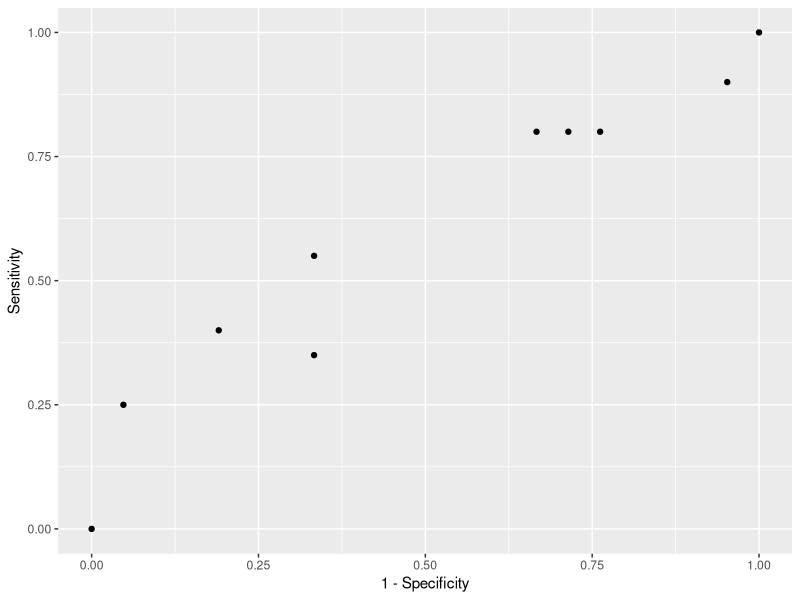
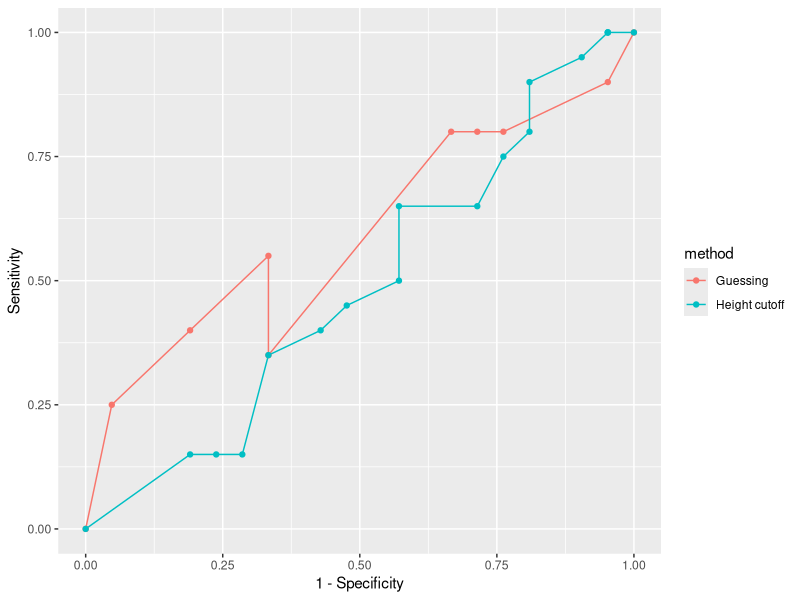
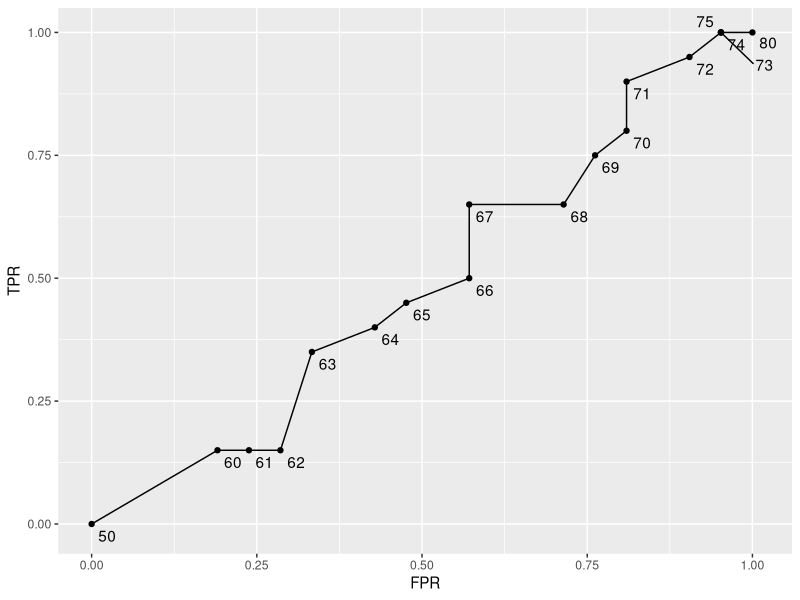
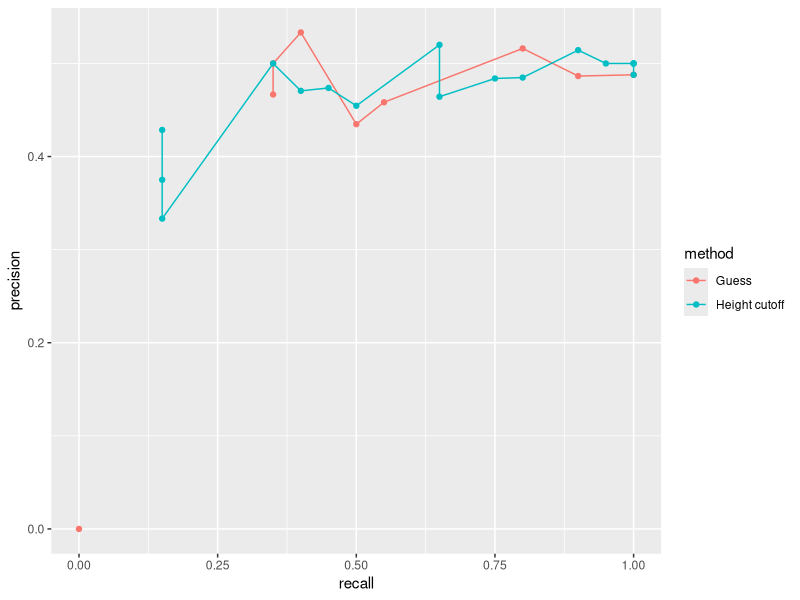
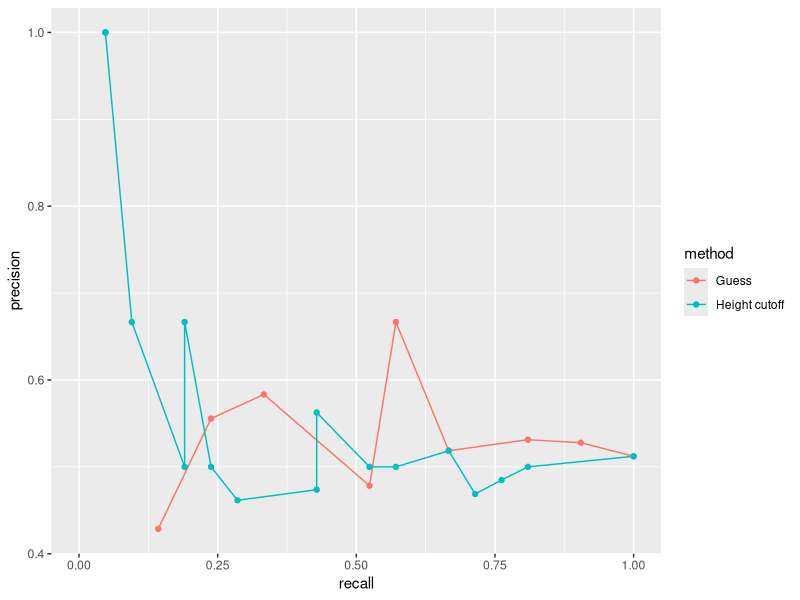

Reproduce these figures in R, in order.
# ==============================
# Load libraries
# ==============================
library(dplyr)     # %>% , bind_rows
library(purrr)     # map_df
library(ggplot2)   # qplot, ggplot
library(caret)     # sensitivity, specificity, posPredValue
library(ggrepel)   # geom_text_repel

# ==============================
# Contoh data (ganti dengan data kamu)
# ==============================
set.seed(123)
dataset <- data.frame(
  sex = sample(c("Male", "Female"), 200, replace = TRUE),
  height = rnorm(200, mean = 65, sd = 4)
)

# Jadikan factor dengan level konsisten
dataset$sex <- factor(dataset$sex, levels = c("Female", "Male"))

# Split train-test
set.seed(1)
test_index <- createDataPartition(dataset$sex, times = 1, p = 0.2, list = FALSE)
test_set <- dataset[test_index, ]

# ==============================
# 1. Random guessing example
# ==============================
p <- 0.9
n <- length(test_index)
y_hat <- sample(c("Male", "Female"), n, replace = TRUE, prob=c(p, 1-p)) %>% 
  factor(levels = levels(test_set$sex))
mean(y_hat == test_set$sex)

# ROC curve
probs <- seq(0, 1, length.out = 10)
guessing <- map_df(probs, function(p){
  y_hat <- 
    sample(c("Male", "Female"), n, replace = TRUE, prob=c(p, 1-p)) %>% 
    factor(levels = c("Female", "Male"))
  list(method = "Guessing",
       FPR = 1 - specificity(y_hat, test_set$sex),
       TPR = sensitivity(y_hat, test_set$sex))
})
guessing %>% qplot(FPR, TPR, data =., xlab = "1 - Specificity", ylab = "Sensitivity")

cutoffs <- c(50, seq(60, 75), 80)
height_cutoff <- map_df(cutoffs, function(x){
  y_hat <- ifelse(test_set$height > x, "Male", "Female") %>% 
    factor(levels = c("Female", "Male"))
  list(method = "Height cutoff",
       FPR = 1-specificity(y_hat, test_set$sex),
       TPR = sensitivity(y_hat, test_set$sex))
})

# plot both curves together
bind_rows(guessing, height_cutoff) %>%
  ggplot(aes(FPR, TPR, color = method)) +
  geom_line() +
  geom_point() +
  xlab("1 - Specificity") +
  ylab("Sensitivity")

library(ggrepel)
map_df(cutoffs, function(x){
  y_hat <- ifelse(test_set$height > x, "Male", "Female") %>% 
    factor(levels = c("Female", "Male"))
  list(method = "Height cutoff",
       cutoff = x, 
       FPR = 1-specificity(y_hat, test_set$sex),
       TPR = sensitivity(y_hat, test_set$sex))
}) %>%
  ggplot(aes(FPR, TPR, label = cutoff)) +
  geom_line() +
  geom_point() +
  geom_text_repel(nudge_x = 0.01, nudge_y = -0.01)

# plot precision against recall
guessing <- map_df(probs, function(p){
  y_hat <- sample(c("Male", "Female"), length(test_index), 
                  replace = TRUE, prob=c(p, 1-p)) %>% 
    factor(levels = c("Female", "Male"))
  list(method = "Guess",
       recall = sensitivity(y_hat, test_set$sex),
       precision = precision(y_hat, test_set$sex))
})

height_cutoff <- map_df(cutoffs, function(x){
  y_hat <- ifelse(test_set$height > x, "Male", "Female") %>% 
    factor(levels = c("Female", "Male"))
  list(method = "Height cutoff",
       recall = sensitivity(y_hat, test_set$sex),
       precision = precision(y_hat, test_set$sex))
})

bind_rows(guessing, height_cutoff) %>%
  ggplot(aes(recall, precision, color = method)) +
  geom_line() +
  geom_point()
guessing <- map_df(probs, function(p){
  y_hat <- sample(c("Male", "Female"), length(test_index), replace = TRUE, 
                  prob=c(p, 1-p)) %>% 
    factor(levels = c("Male", "Female"))
  list(method = "Guess",
       recall = sensitivity(y_hat, relevel(test_set$sex, "Male", "Female")),
       precision = precision(y_hat, relevel(test_set$sex, "Male", "Female")))
})

height_cutoff <- map_df(cutoffs, function(x){
  y_hat <- ifelse(test_set$height > x, "Male", "Female") %>% 
    factor(levels = c("Male", "Female"))
  list(method = "Height cutoff",
       recall = sensitivity(y_hat, relevel(test_set$sex, "Male", "Female")),
       precision = precision(y_hat, relevel(test_set$sex, "Male", "Female")))
})
bind_rows(guessing, height_cutoff) %>%
  ggplot(aes(recall, precision, color = method)) +
  geom_line() +
  geom_point()
